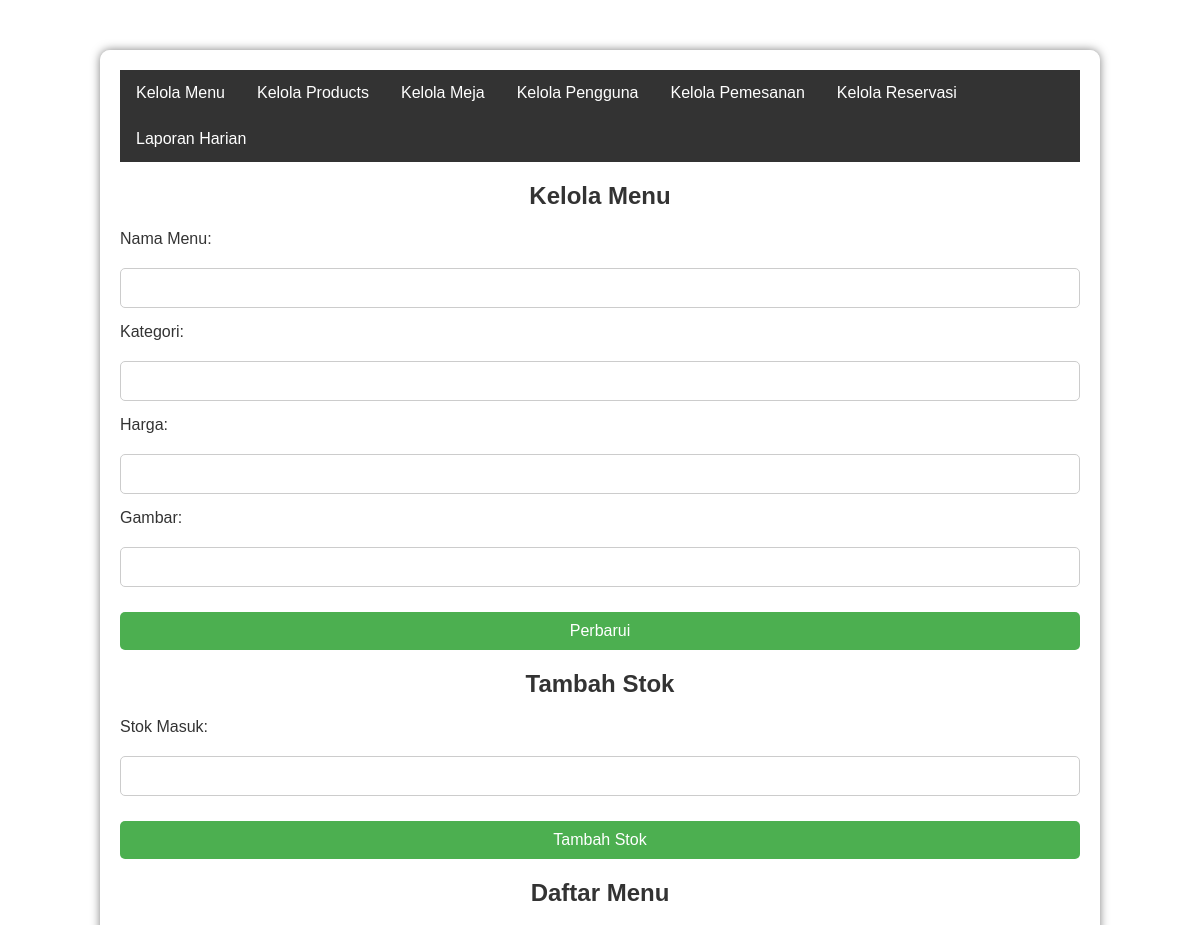
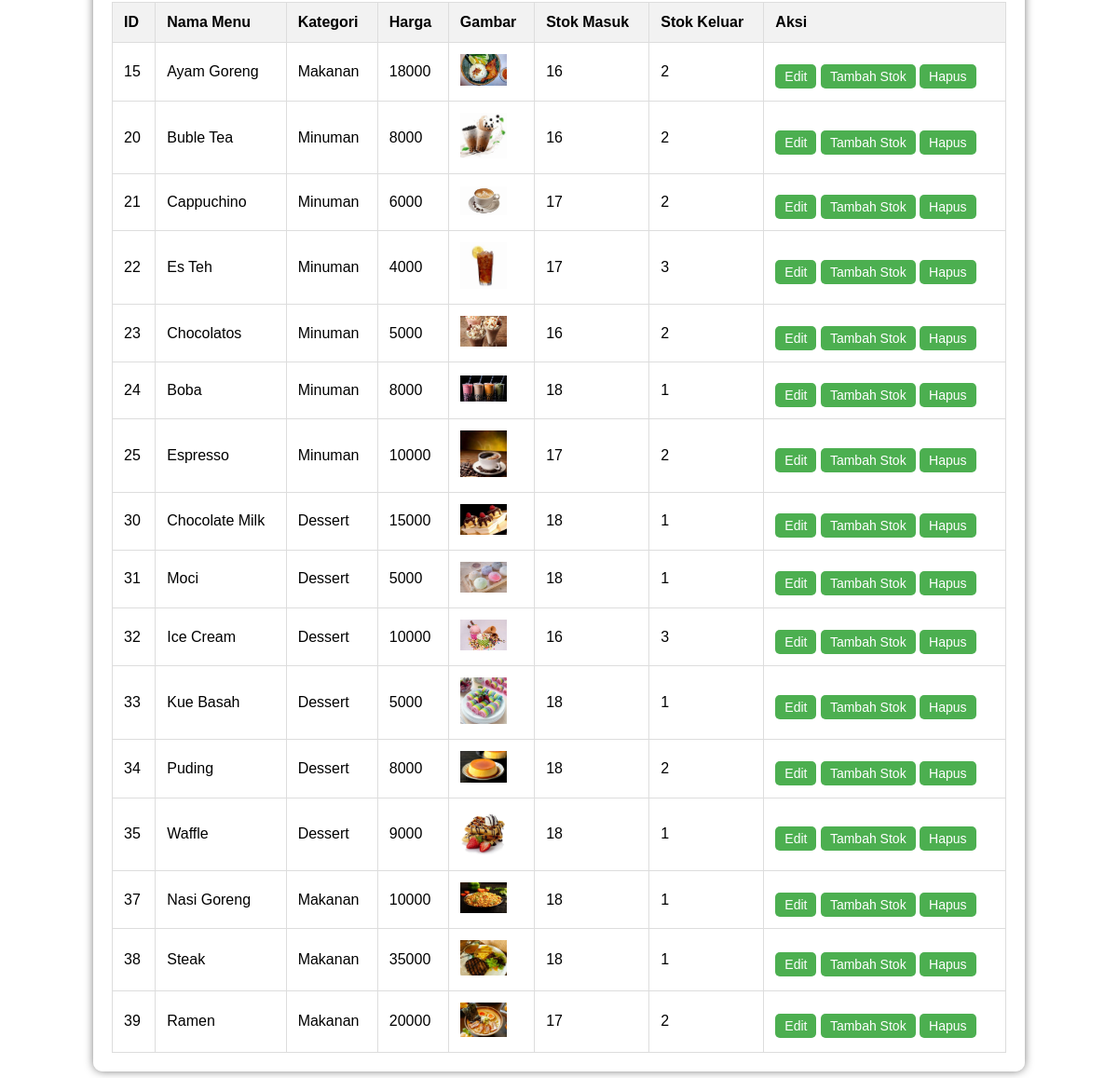
The page /php/admin/kelola_menu.php on the database its author committed (2 pictures, top to bottom).
### tables this page shows
CREATE TABLE `menu` (
  `id_menu` int(11) NOT NULL,
  `kategori` enum('Makanan','Minuman','Dessert','') NOT NULL,
  `nama_menu` varchar(100) NOT NULL,
  `harga` decimal(10,0) NOT NULL,
  `gambar` varchar(100) NOT NULL,
  `stok_keluar` int(11) NOT NULL DEFAULT 0,
  `stok_masuk` int(11) NOT NULL DEFAULT 0,
  `stok` int(11) NOT NULL DEFAULT 0
);

### php/admin/kelola_menu.php (the view, shortened to what this page needs)
<?php
include '../config.php';
?>
<!DOCTYPE html>
<html lang="en">
<head>
    <link rel="stylesheet" href="kelola_menu.css">
</head>
<body>
    <div class="container">
        <nav>
            <ul class="horizontal-nav">
                <li><a href="kelola_menu.php">Kelola Menu</a></li>
                <li><a href="kelola_products.php">Kelola Products</a></li>
                <li><a href="kelola_meja.php">Kelola Meja</a></li>
                <li><a href="kelola_pengguna.php">Kelola Pengguna</a></li>
                <li><a href="kelola_pemesanan.php">Kelola Pemesanan</a></li>
                <li><a href="kelola_reservasi.php">Kelola Reservasi</a></li>
                <li><a href="laporan_harian.php">Laporan Harian</a></li>
            </ul>
        </nav>
        <h2>Kelola Menu</h2>
        <form method="POST" action="">
            <label for="nama_menu">Nama Menu:</label>
            <input type="text" name="nama_menu" id="nama_menu" required>
            <label for="kategori">Kategori:</label>
            <input type="text" name="kategori" id="kategori" required>
            <label for="harga">Harga:</label>
            <input type="number" name="harga" id="harga" required>
            <label for="gambar">Gambar:</label>
            <input type="text" name="gambar" id="gambar" required>
            <button type="submit" name="edit">Perbarui</button>
        </form>
        <h2>Tambah Stok</h2>
        <form method="POST" action="">
            <label for="stok_masuk">Stok Masuk:</label>
            <input type="number" name="stok_masuk" id="stok_masuk" required>
            <button type="submit" name="tambah_stok">Tambah Stok</button>
        </form>
        <h2>Daftar Menu</h2>
        <table>
            <thead>
                <tr>
                    <th>ID</th>
                    <th>Nama Menu</th>
                    <th>Kategori</th>
                    <th>Harga</th>
                    <th>Gambar</th>
                    <th>Stok Masuk</th>
                    <th>Stok Keluar</th>
                    <th>Aksi</th>
                </tr>
            </thead>
            <tbody>
                <?php
                $sql = "SELECT id_menu, nama_menu, kategori, harga, gambar, stok_masuk, stok_keluar FROM menu";
                $result = mysqli_query($conn, $sql);
                while ($row = mysqli_fetch_assoc($result)) {
                    echo "<tr>";
                    echo "<td>{$row['id_menu']}</td>";
                    echo "<td>{$row['nama_menu']}</td>";
                    echo "<td>{$row['kategori']}</td>";
                    echo "<td>{$row['harga']}</td>";
                    echo "<td><img src='../images/{$row['gambar']}' alt='{$row['nama_menu']}' width='50'></td>";
                    echo "<td>{$row['stok_masuk']}</td>";
                    echo "<td>{$row['stok_keluar']}</td>";
                    echo "<td>
                            <button type='button' onclick=\"editMenu('{$row['id_menu']}', '{$row['nama_menu']}', '{$row['kategori']}', '{$row['harga']}', '{$row['gambar']}')\">Edit</button>
                            <button type='button' onclick=\"tambahStok('{$row['id_menu']}')\">Tambah Stok</button>
                            <form method='POST' action='' style='display:inline;'>
                                <input type='hidden' name='id_menu' value='{$row['id_menu']}'>
                                <button type='submit' name='hapus'>Hapus</button>
                            </form>
                          </td>";
                    echo "</tr>";
                }
                ?>
            </tbody>
        </table>
    </div>
</body>
</html>

### php/admin/kelola_menu.css (style rules this page uses)
body { font-family: Arial, sans-serif; background-image: url('../../images/admin products.png'); background-size: cover; margin: 0; padding: 0; }
.container { background-color: rgba(255, 255, 255, 0.8); margin: 50px auto; padding: 20px; width: 80%; box-shadow: 0 0 10px rgba(0, 0, 0, 0.5); border-radius: 10px; }
.horizontal-nav { list-style-type: none; margin: 0; padding: 0; overflow: hidden; background-color: #333; }
.horizontal-nav li { float: left; }
.horizontal-nav li a { display: block; color: white; text-align: center; padding: 14px 16px; text-decoration: none; }
h2 { text-align: center; color: #333; }
form { display: flex; flex-direction: column; gap: 15px; }
form label { color: #333; margin-bottom: 5px; }
form input { padding: 10px; font-size: 16px; border: 1px solid #ccc; border-radius: 5px; }
form button { padding: 10px; font-size: 16px; border: none; border-radius: 5px; cursor: pointer; background-color: #4CAF50; color: white; margin-top: 10px; }
table { width: 100%; border-collapse: collapse; margin-top: 20px; }
th, td { padding: 12px; border: 1px solid #ddd; text-align: left; }
th { background-color: #f2f2f2; }
td button { padding: 5px 10px; font-size: 14px; border: none; border-radius: 5px; cursor: pointer; background-color: #4CAF50; color: white; }

### rows shown on the page
menu: id_menu "15", nama_menu "Ayam Goreng", kategori "Makanan", harga "18000", gambar (picture), stok_masuk "16", stok_keluar "2"
menu: id_menu "20", nama_menu "Buble Tea", kategori "Minuman", harga "8000", gambar (picture), stok_masuk "16", stok_keluar "2"
menu: id_menu "21", nama_menu "Cappuchino", kategori "Minuman", harga "6000", gambar (picture), stok_masuk "17", stok_keluar "2"
menu: id_menu "22", nama_menu "Es Teh", kategori "Minuman", harga "4000", gambar (picture), stok_masuk "17", stok_keluar "3"
menu: id_menu "23", nama_menu "Chocolatos", kategori "Minuman", harga "5000", gambar (picture), stok_masuk "16", stok_keluar "2"
menu: id_menu "24", nama_menu "Boba", kategori "Minuman", harga "8000", gambar+nama_menu (picture), stok_masuk "18", stok_keluar "1"
menu: id_menu "25", nama_menu "Espresso", kategori "Minuman", harga "10000", gambar (picture), stok_masuk "17", stok_keluar "2"
menu: id_menu "30", nama_menu "Chocolate Milk", kategori "Dessert", harga "15000", gambar (picture), stok_masuk "18", stok_keluar "1"
menu: id_menu "31", nama_menu "Moci", kategori "Dessert", harga "5000", gambar (picture), stok_masuk "18", stok_keluar "1"
menu: id_menu "32", nama_menu "Ice Cream", kategori "Dessert", harga "10000", gambar (picture), stok_masuk "16", stok_keluar "3"
menu: id_menu "33", nama_menu "Kue Basah", kategori "Dessert", harga "5000", gambar (picture), stok_masuk "18", stok_keluar "1"
menu: id_menu "34", nama_menu "Puding", kategori "Dessert", harga "8000", gambar (picture), stok_masuk "18", stok_keluar "2"
menu: id_menu "35", nama_menu "Waffle", kategori "Dessert", harga "9000", gambar (picture), stok_masuk "18", stok_keluar "1"
menu: id_menu "37", nama_menu "Nasi Goreng", kategori "Makanan", harga "10000", gambar (picture), stok_masuk "18", stok_keluar "1"
menu: id_menu "38", nama_menu "Steak", kategori "Makanan", harga "35000", gambar (picture), stok_masuk "18", stok_keluar "1"
menu: id_menu "39", nama_menu "Ramen", kategori "Makanan", harga "20000", gambar (picture), stok_masuk "17", stok_keluar "2"
